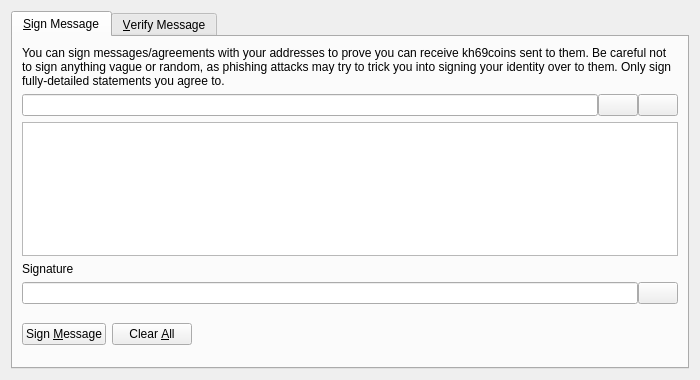
<?xml version="1.0" encoding="UTF-8"?>
<ui version="4.0">
 <class>SignVerifyMessageDialog</class>
 <widget class="QDialog" name="SignVerifyMessageDialog">
  <property name="geometry">
   <rect>
    <x>0</x>
    <y>0</y>
    <width>700</width>
    <height>380</height>
   </rect>
  </property>
  <property name="windowTitle">
   <string>Signatures - Sign / Verify a Message</string>
  </property>
  <property name="modal">
   <bool>true</bool>
  </property>
  <layout class="QVBoxLayout" name="verticalLayout">
   <item>
    <widget class="QTabWidget" name="tabWidget">
     <property name="currentIndex">
      <number>0</number>
     </property>
     <widget class="QWidget" name="tabSignMessage">
      <attribute name="title">
       <string>&amp;Sign Message</string>
      </attribute>
      <layout class="QVBoxLayout" name="verticalLayout_SM">
       <item>
        <widget class="QLabel" name="infoLabel_SM">
         <property name="text">
          <string>You can sign messages/agreements with your addresses to prove you can receive kh69coins sent to them. Be careful not to sign anything vague or random, as phishing attacks may try to trick you into signing your identity over to them. Only sign fully-detailed statements you agree to.</string>
         </property>
         <property name="textFormat">
          <enum>Qt::PlainText</enum>
         </property>
         <property name="wordWrap">
          <bool>true</bool>
         </property>
        </widget>
       </item>
       <item>
        <layout class="QHBoxLayout" name="horizontalLayout_1_SM">
         <property name="spacing">
          <number>0</number>
         </property>
         <item>
          <widget class="QValidatedLineEdit" name="addressIn_SM">
           <property name="toolTip">
            <string>The kh69coin address to sign the message with</string>
           </property>
          </widget>
         </item>
         <item>
          <widget class="QPushButton" name="addressBookButton_SM">
           <property name="toolTip">
            <string>Choose previously used address</string>
           </property>
           <property name="text">
            <string/>
           </property>
           <property name="icon">
            <iconset resource="../bitcoin.qrc">
             <normaloff>:/icons/address-book</normaloff>:/icons/address-book</iconset>
           </property>
           <property name="shortcut">
            <string>Alt+A</string>
           </property>
           <property name="autoDefault">
            <bool>false</bool>
           </property>
          </widget>
         </item>
         <item>
          <widget class="QPushButton" name="pasteButton_SM">
           <property name="toolTip">
            <string>Paste address from clipboard</string>
           </property>
           <property name="text">
            <string/>
           </property>
           <property name="icon">
            <iconset resource="../bitcoin.qrc">
             <normaloff>:/icons/editpaste</normaloff>:/icons/editpaste</iconset>
           </property>
           <property name="shortcut">
            <string>Alt+P</string>
           </property>
           <property name="autoDefault">
            <bool>false</bool>
           </property>
          </widget>
         </item>
        </layout>
       </item>
       <item>
        <widget class="QPlainTextEdit" name="messageIn_SM">
         <property name="toolTip">
          <string>Enter the message you want to sign here</string>
         </property>
        </widget>
       </item>
       <item>
        <widget class="QLabel" name="signatureLabel_SM">
         <property name="text">
          <string>Signature</string>
         </property>
         <property name="textFormat">
          <enum>Qt::PlainText</enum>
         </property>
        </widget>
       </item>
       <item>
        <layout class="QHBoxLayout" name="horizontalLayout_2_SM">
         <property name="spacing">
          <number>0</number>
         </property>
         <item>
          <widget class="QLineEdit" name="signatureOut_SM">
           <property name="font">
            <font>
             <italic>true</italic>
            </font>
           </property>
           <property name="readOnly">
            <bool>true</bool>
           </property>
          </widget>
         </item>
         <item>
          <widget class="QPushButton" name="copySignatureButton_SM">
           <property name="toolTip">
            <string>Copy the current signature to the system clipboard</string>
           </property>
           <property name="text">
            <string/>
           </property>
           <property name="icon">
            <iconset resource="../bitcoin.qrc">
             <normaloff>:/icons/editcopy</normaloff>:/icons/editcopy</iconset>
           </property>
           <property name="autoDefault">
            <bool>false</bool>
           </property>
          </widget>
         </item>
        </layout>
       </item>
       <item>
        <layout class="QHBoxLayout" name="horizontalLayout_3_SM">
         <item>
          <widget class="QPushButton" name="signMessageButton_SM">
           <property name="toolTip">
            <string>Sign the message to prove you own this kh69coin address</string>
           </property>
           <property name="text">
            <string>Sign &amp;Message</string>
           </property>
           <property name="icon">
            <iconset resource="../bitcoin.qrc">
             <normaloff>:/icons/edit</normaloff>:/icons/edit</iconset>
           </property>
           <property name="autoDefault">
            <bool>false</bool>
           </property>
          </widget>
         </item>
         <item>
          <widget class="QPushButton" name="clearButton_SM">
           <property name="toolTip">
            <string>Reset all sign message fields</string>
           </property>
           <property name="text">
            <string>Clear &amp;All</string>
           </property>
           <property name="icon">
            <iconset resource="../bitcoin.qrc">
             <normaloff>:/icons/remove</normaloff>:/icons/remove</iconset>
           </property>
           <property name="autoDefault">
            <bool>false</bool>
           </property>
          </widget>
         </item>
         <item>
          <spacer name="horizontalSpacer_1_SM">
           <property name="orientation">
            <enum>Qt::Horizontal</enum>
           </property>
           <property name="sizeHint" stdset="0">
            <size>
             <width>40</width>
             <height>48</height>
            </size>
           </property>
          </spacer>
         </item>
         <item>
          <widget class="QLabel" name="statusLabel_SM">
           <property name="font">
            <font>
             <weight>75</weight>
             <bold>true</bold>
            </font>
           </property>
           <property name="text">
            <string/>
           </property>
           <property name="wordWrap">
            <bool>true</bool>
           </property>
          </widget>
         </item>
         <item>
          <spacer name="horizontalSpacer_2_SM">
           <property name="orientation">
            <enum>Qt::Horizontal</enum>
           </property>
           <property name="sizeHint" stdset="0">
            <size>
             <width>40</width>
             <height>48</height>
            </size>
           </property>
          </spacer>
         </item>
        </layout>
       </item>
      </layout>
     </widget>
     <widget class="QWidget" name="tabVerifyMessage">
      <attribute name="title">
       <string>&amp;Verify Message</string>
      </attribute>
      <layout class="QVBoxLayout" name="verticalLayout_VM">
       <item>
        <widget class="QLabel" name="infoLabel_VM">
         <property name="text">
          <string>Enter the receiver's address, message (ensure you copy line breaks, spaces, tabs, etc. exactly) and signature below to verify the message. Be careful not to read more into the signature than what is in the signed message itself, to avoid being tricked by a man-in-the-middle attack. Note that this only proves the signing party receives with the address, it cannot prove sendership of any transaction!</string>
         </property>
         <property name="textFormat">
          <enum>Qt::PlainText</enum>
         </property>
         <property name="alignment">
          <set>Qt::AlignLeading|Qt::AlignLeft|Qt::AlignTop</set>
         </property>
         <property name="wordWrap">
          <bool>true</bool>
         </property>
        </widget>
       </item>
       <item>
        <layout class="QHBoxLayout" name="horizontalLayout_1_VM">
         <property name="spacing">
          <number>0</number>
         </property>
         <item>
          <widget class="QValidatedLineEdit" name="addressIn_VM">
           <property name="toolTip">
            <string>The kh69coin address the message was signed with</string>
           </property>
          </widget>
         </item>
         <item>
          <widget class="QPushButton" name="addressBookButton_VM">
           <property name="toolTip">
            <string>Choose previously used address</string>
           </property>
           <property name="text">
            <string/>
           </property>
           <property name="icon">
            <iconset resource="../bitcoin.qrc">
             <normaloff>:/icons/address-book</normaloff>:/icons/address-book</iconset>
           </property>
           <property name="shortcut">
            <string>Alt+A</string>
           </property>
           <property name="autoDefault">
            <bool>false</bool>
           </property>
          </widget>
         </item>
        </layout>
       </item>
       <item>
        <widget class="QPlainTextEdit" name="messageIn_VM"/>
       </item>
       <item>
        <widget class="QValidatedLineEdit" name="signatureIn_VM"/>
       </item>
       <item>
        <layout class="QHBoxLayout" name="horizontalLayout_2_VM">
         <item>
          <widget class="QPushButton" name="verifyMessageButton_VM">
           <property name="toolTip">
            <string>Verify the message to ensure it was signed with the specified kh69coin address</string>
           </property>
           <property name="text">
            <string>Verify &amp;Message</string>
           </property>
           <property name="icon">
            <iconset resource="../bitcoin.qrc">
             <normaloff>:/icons/transaction_0</normaloff>:/icons/transaction_0</iconset>
           </property>
           <property name="autoDefault">
            <bool>false</bool>
           </property>
          </widget>
         </item>
         <item>
          <widget class="QPushButton" name="clearButton_VM">
           <property name="toolTip">
            <string>Reset all verify message fields</string>
           </property>
           <property name="text">
            <string>Clear &amp;All</string>
           </property>
           <property name="icon">
            <iconset resource="../bitcoin.qrc">
             <normaloff>:/icons/remove</normaloff>:/icons/remove</iconset>
           </property>
           <property name="autoDefault">
            <bool>false</bool>
           </property>
          </widget>
         </item>
         <item>
          <spacer name="horizontalSpacer_1_VM">
           <property name="orientation">
            <enum>Qt::Horizontal</enum>
           </property>
           <property name="sizeHint" stdset="0">
            <size>
             <width>40</width>
             <height>48</height>
            </size>
           </property>
          </spacer>
         </item>
         <item>
          <widget class="QLabel" name="statusLabel_VM">
           <property name="font">
            <font>
             <weight>75</weight>
             <bold>true</bold>
            </font>
           </property>
           <property name="text">
            <string/>
           </property>
           <property name="wordWrap">
            <bool>true</bool>
           </property>
          </widget>
         </item>
         <item>
          <spacer name="horizontalSpacer_2_VM">
           <property name="orientation">
            <enum>Qt::Horizontal</enum>
           </property>
           <property name="sizeHint" stdset="0">
            <size>
             <width>40</width>
             <height>48</height>
            </size>
           </property>
          </spacer>
         </item>
        </layout>
       </item>
      </layout>
     </widget>
    </widget>
   </item>
  </layout>
 </widget>
 <customwidgets>
  <customwidget>
   <class>QValidatedLineEdit</class>
   <extends>QLineEdit</extends>
   <header>qt/qvalidatedlineedit.h</header>
  </customwidget>
 </customwidgets>
 <resources>
  <include location="../bitcoin.qrc"/>
 </resources>
 <connections/>
</ui>
